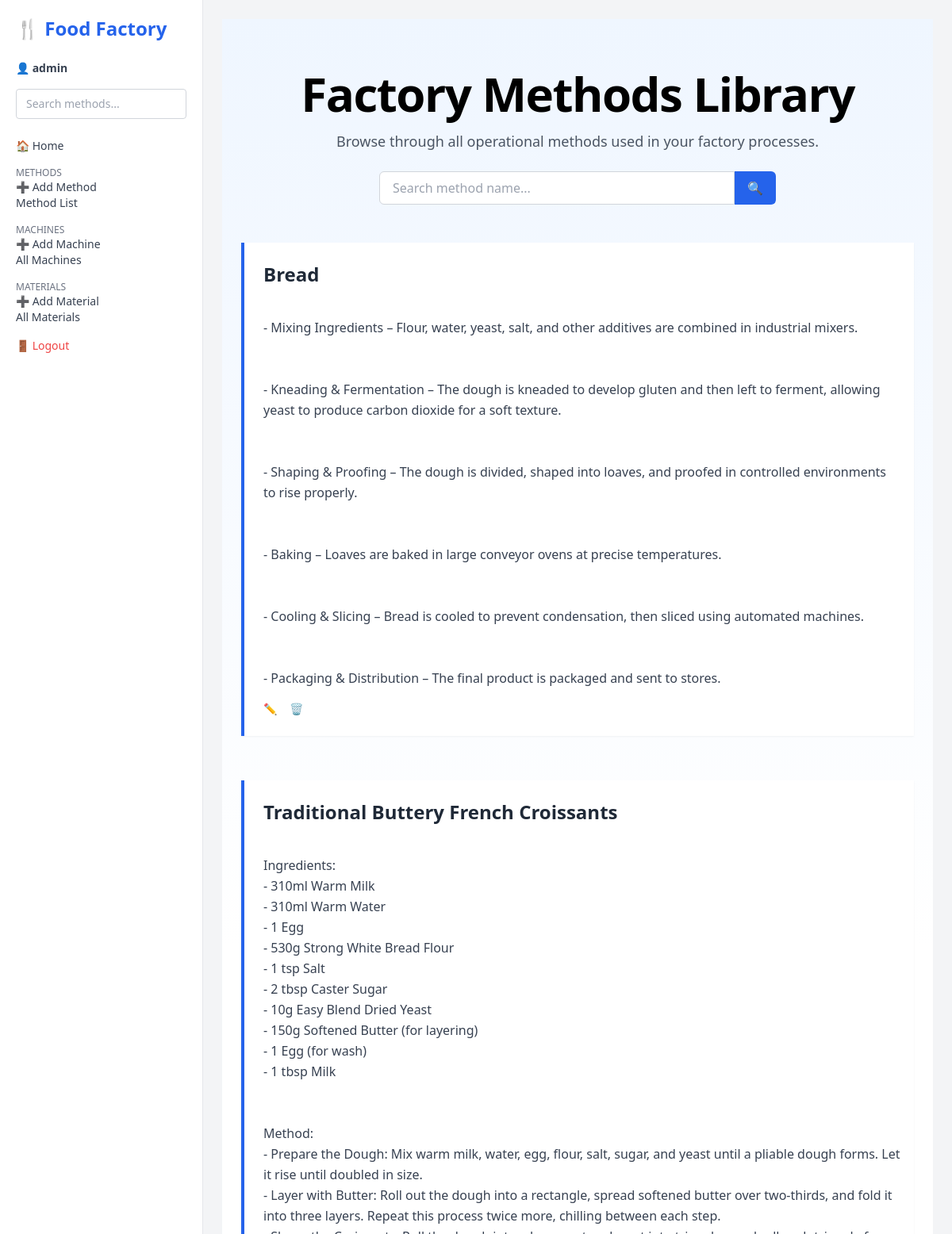
Page /methods/ (signed in) on the committed database.
### factory_app/models.py (models this page shows, shortened)
class Method(models.Model):
    name = models.CharField(max_length=100)
    description = models.TextField()
    responsible_man = models.ForeignKey(Man, on_delete=models.SET_NULL, null=True)
    machines = models.ManyToManyField(Machine, blank=True)
    materials = models.ManyToManyField(Material, blank=True)

### factory_app/views.py (the view)
# urls.py: path('methods/', views.MethodListView.as_view(), name='method-list'),
class MethodListView(LoginRequiredMixin, ListView):
    model = Method
    template_name = 'method/methodList.html'
    context_object_name = 'methods'
    def get_queryset(self):
        queryset = Method.objects.all()
        search_query = self.request.GET.get('search', '')
        if search_query:
            queryset = queryset.filter(name__icontains=search_query)
        return queryset

### factory_app/templates/method/methodList.html (shortened to what this page needs)
{% extends 'base.html' %}
{% load static %}
{% block content %}
<div class="min-h-screen bg-gradient-to-b from-blue-50 via-white to-white py-16 px-6">
  <header class="max-w-5xl mx-auto mb-12 text-center">
    <h1 class="text-5xl md:text-6xl font-extrabold mb-4 leading-tight tracking-tight">
      Factory Methods Library
    </h1>
    <p class="text-lg text-gray-600 mb-6">
      Browse through all operational methods used in your factory processes.
    </p>
    <form method="get" action="" class="flex justify-center mt-4">
      <input type="text" name="search" placeholder="Search method name..." value="{{ request.GET.search }}"
             class="w-full max-w-md px-4 py-2 border border-gray-300 rounded-l-md focus:outline-none focus:ring-2 focus:ring-blue-500">
      <button type="submit"
              class="bg-blue-600 hover:bg-blue-700 text-white px-4 py-2 rounded-r-md">
        🔍
      </button>
    </form>
  </header>
  {% if methods %}
    <main class="max-w-5xl mx-auto space-y-14">
      {% for method in methods %}
        <article class="relative group overflow-hidden border-l-4 border-blue-600 pl-6 py-6 pr-4 bg-white shadow-sm hover:shadow-md transition duration-300">
          <h2 class="text-2xl font-bold text-gray-800 mb-3">
            {{ method.name }}
          </h2>
          <div class="text-gray-700 text-base leading-relaxed whitespace-pre-line">
            {{ method.description|linebreaksbr }}
          </div>
          <div class="mt-4 flex gap-4 text-sm">
            <a href="{% url 'method-edit' method.pk %}" class="text-blue-600 font-semibold hover:underline">✏️</a>
            <a href="#" onclick="confirmDelete({{ method.pk }})" class="text-red-600 font-semibold hover:underline">🗑️</a>
          </div>
        </article>
      {% endfor %}
    </main>
  {% else %}
    <p class="text-center text-gray-600 text-lg mt-20">No methods found.</p>
  {% endif %}
</div>
{% endblock %}

### factory_app/templates/base.html (shortened to what this page needs)
<!DOCTYPE html>
<html lang="en">
  <head>
    <script src="https://cdn.tailwindcss.com"></script>
  </head>
  <body class="bg-gray-100">
    <div class="flex flex-col md:flex-row h-screen">
      <aside id="sidebar" class="md:block hidden w-full md:w-64 bg-white border-r border-gray-200 p-5">
        <h2 class="text-2xl font-bold text-blue-600 mb-6 hidden md:block">🍴 Food Factory</h2>
        {% if user.is_authenticated %}
        <div class="mb-4 text-sm text-gray-700">
          👤 <span class="font-semibold">{{ user.username }}</span>
        </div>
        {% endif %}
        <form method="GET" action="{% url 'method-list' %}" class="mb-6">
          <input
            type="text"
            name="search"
            placeholder="Search methods..."
            class="w-full px-3 py-2 border border-gray-300 rounded text-sm focus:outline-none focus:ring-2 focus:ring-blue-500"
          />
        </form>
        <nav class="space-y-4 text-gray-700 text-sm">
          <a href="{% url 'dashboard' %}" class="block hover:text-blue-500">🏠 Home</a>
          <div class="mt-4">
            <p class="text-gray-500 uppercase text-xs">Methods</p>
            <a href="{% url 'add-method' %}" class="block hover:text-blue-500">➕ Add Method</a>
            <a href="{% url 'method-list' %}" class="block hover:text-blue-500">Method List</a>
          </div>
          <div class="mt-4">
            <p class="text-gray-500 uppercase text-xs">Machines</p>
            <a href="{% url 'machine-add' %}" class="block hover:text-blue-500">➕ Add Machine</a>
            <a href="{% url 'machine-list' %}" class="block hover:text-blue-500">All Machines</a>
          </div>
          <div class="mt-4">
            <p class="text-gray-500 uppercase text-xs">Materials</p>
            <a href="{% url 'material-add' %}" class="block hover:text-blue-500">➕ Add Material</a>
            <a href="{% url 'material-list' %}" class="block hover:text-blue-500">All Materials</a>
          </div>
          <form method="post" action="{% url 'logout' %}" class="mt-10">
            <button class="text-red-500 hover:text-red-700">🚪 Logout</button>
          </form>
        </nav>
      </aside>
      <main class="flex-1 p-6 overflow-y-auto">{% block content %} {% endblock %}</main>
    </div>
  </body>
</html>

### rows in the picture
Method: name "Bread", description "- Mixing Ingredients – Flour, water, yeast, salt, and other additives are combined in industrial mixers. - Kneading & Fermentation – The dough is kneaded to develop gluten and then left to ferment, allowing yeast to produce carbon dioxide for a soft texture. - Shaping & Proofing – The dough is divided, shaped into loaves, and proofed in controlled environments to rise properly. - Baking – Loaves are baked in large conveyor ovens at precise temperatures. - Cooling & Slicing – Bread is cooled to prevent condensation, then sliced using automated machines. - Packaging & Distribution – The final product is packaged and sent to stores."
Method: name "Traditional Buttery French Croissants", description "Ingredients: - 310ml Warm Milk - 310ml Warm Water - 1 Egg - 530g Strong White Bread Flour - 1 tsp Salt - 2 tbsp Caster Sugar - 10g Easy Blend Dried Yeast - 150g Softened Butter (for layering) - 1 Egg (for wash) - 1 tbsp Milk Method: - Prepare the Dough: Mix warm milk, water, egg, flour, salt, sugar, and yeast until a pliable dough forms. Let it rise until doubled in size. - Layer with Butter: Roll out the dough into a rectangle, spread softened butter over two-thirds, and fold it into three layers. Repeat this process twice more, chilling between each step."

### other values in the picture
{{ user.username }} "admin"
